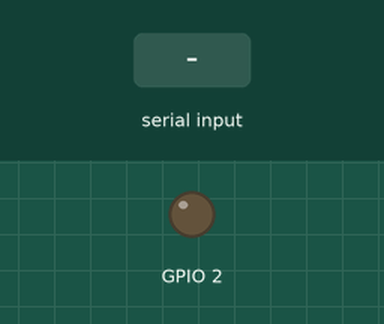
The program below on a simulated ESP32. Parts: output pins drawn as LEDs (lit = HIGH). The test bench sets the inputs (shaded band). What the program prints to the serial monitor is not drawn.

Above: at 1.4 s.
1.5 s: "off\n" received over Serial
At 2.1 s:
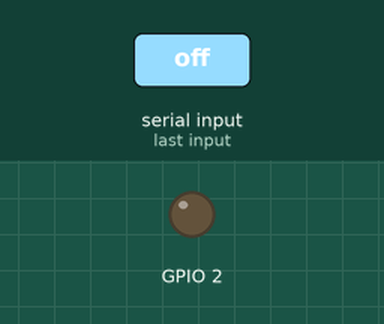
3.0 s: "on\n" received over Serial
At 3.6 s:
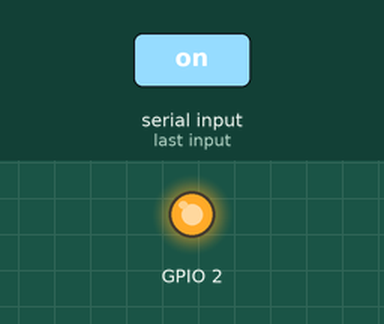
Timing chart, 0 to 13.0 s (numbered marks = the images above; inputs shaded):
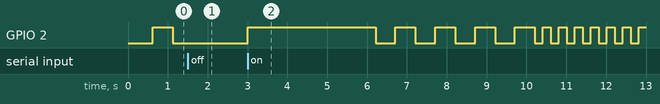

The program:

main.cpp
```cpp
#include <Arduino.h>
#include "LEDStatusIndicator.h"

// สร้าง instance ของ LED Status Indicator (GPIO2)
LEDStatusIndicator statusLED(2);

// ตัวแปรสำหรับเปลี่ยนสถานะทดสอบ
unsigned long lastStatusChangeTime = 0;
unsigned long statusChangeDuration = 5000;  // เปลี่ยนสถานะทุก 5 วินาที
LEDStatus statusSequence[] = {
    LED_OFF,
    LED_IDLE,
    LED_ACTIVE,
    LED_WARNING,
    LED_HEARTBEAT,
    LED_SOS,
    LED_ON,
    LED_OFF
};
uint8_t statusIndex = 0;
const uint8_t statusCount = sizeof(statusSequence) / sizeof(statusSequence[0]);

// ฟังก์ชันแสดงสถานะปัจจุบัน
void printCurrentStatus() {
    Serial.print("[");
    Serial.print(millis() / 1000);
    Serial.print("s] LED Status: ");

    switch (statusLED.getStatus()) {
        case LED_OFF:
            Serial.println("OFF (ปิด)");
            break;
        case LED_ON:
            Serial.println("ON (เปิด)");
            break;
        case LED_IDLE:
            Serial.println("IDLE (รอ - กระพริบช้า 1 วินาที)");
            break;
        case LED_ACTIVE:
            Serial.println("ACTIVE (ทำงาน - กระพริบเร็ว 0.4 วินาที)");
            break;
        case LED_WARNING:
            Serial.println("WARNING (เตือน - กระพริบสตกชัก 0.2 วินาที)");
            break;
        case LED_HEARTBEAT:
            Serial.println("HEARTBEAT (ออนไลน์ - สตรี่หัวใจ)");
            break;
        case LED_SOS:
            Serial.println("SOS (ข้อผิดพลาด - สัญญาณ SOS)");
            break;
        default:
            Serial.println("UNKNOWN");
            break;
    }
}

void setup() {
    Serial.begin(9600);
    while (!Serial); // รอจนกว่า Serial พร้อม

    Serial.println("\n\n=== Smart Device ESP32 - LED Status Indicator ===");
    Serial.println("โปรแกรมควบคุม LED บ่งชี้สถานะ (GPIO2)");
    Serial.println("ใช้ Non-blocking Millis approach\n");

    // ตั้งค่า LED Status Indicator
    statusLED.begin();
    statusLED.setStatus(LED_IDLE);

    printCurrentStatus();
    lastStatusChangeTime = millis();
}

void loop() {
    // อัพเดท LED status (ต้องเรียกทุกรอบ loop)
    statusLED.update();

    // เปลี่ยนสถานะ LED ทุก 5 วินาที เพื่อทดสอบ
    unsigned long currentTime = millis();
    if (currentTime - lastStatusChangeTime >= statusChangeDuration) {
        lastStatusChangeTime = currentTime;

        statusIndex = (statusIndex + 1) % statusCount;
        statusLED.setStatus(statusSequence[statusIndex]);

        printCurrentStatus();
    }

    // ตัวอย่างการตอบสนองต่ออินพุตจากผู้ใช้ผ่าน Serial
    if (Serial.available()) {
        String command = Serial.readStringUntil('\n');
        command.trim();

        Serial.print(">>> Command: ");
        Serial.println(command);

        if (command == "off") {
            statusLED.setStatus(LED_OFF);
            Serial.println("✓ LED OFF");
        } else if (command == "on") {
            statusLED.setStatus(LED_ON);
            Serial.println("✓ LED ON");
        } else if (command == "idle") {
            statusLED.setStatus(LED_IDLE);
            Serial.println("✓ LED IDLE (กระพริบช้า)");
        } else if (command == "active") {
            statusLED.setStatus(LED_ACTIVE);
            Serial.println("✓ LED ACTIVE (กระพริบเร็ว)");
        } else if (command == "warning") {
            statusLED.setStatus(LED_WARNING);
            Serial.println("✓ LED WARNING (กระพริบสตกชัก)");
        } else if (command == "heartbeat") {
            statusLED.setStatus(LED_HEARTBEAT);
            Serial.println("✓ LED HEARTBEAT (สตรี่หัวใจ)");
        } else if (command == "sos") {
            statusLED.setStatus(LED_SOS);
            Serial.println("✓ LED SOS (สัญญาณ SOS)");
        } else if (command == "status") {
            printCurrentStatus();
        } else if (command == "help") {
            Serial.println("\n=== Command Help ===");
            Serial.println("  off       - ปิด LED");
            Serial.println("  on        - เปิด LED");
            Serial.println("  idle      - LED กระพริบช้า (สถานะรอ)");
            Serial.println("  active    - LED กระพริบเร็ว (สถานะทำงาน)");
            Serial.println("  warning   - LED กระพริบสตกชัก (มีปัญหา)");
            Serial.println("  heartbeat - LED สตรี่หัวใจ (ออนไลน์)");
            Serial.println("  sos       - LED สัญญาณ SOS (ข้อผิดพลาดร้ายแรง)");
            Serial.println("  status    - แสดงสถานะปัจจุบัน");
            Serial.println("  help      - แสดงคำสั่งทั้งหมด\n");
        } else {
            Serial.println("✗ Unknown command. Type 'help' for commands.");
        }
    }
}
```

LEDStatusIndicator.h
```cpp
#ifndef LED_STATUS_INDICATOR_H
#define LED_STATUS_INDICATOR_H

#include <Arduino.h>

/**
 * LED Status Indicator Controller
 * ควบคุมการแสดงผลสถานะผ่าน LED โดยใช้ Millis (Non-blocking)
 *
 * GPIO: GPIO2
 * Logic: Active HIGH (HIGH = LED ON)
 */

enum LEDStatus {
    LED_OFF,           // LED ปิด
    LED_ON,            // LED เปิดตลอด
    LED_IDLE,          // กระพริบช้า (0.5 วินาที) - สถานะรอ
    LED_ACTIVE,        // กระพริบเร็ว (0.2 วินาที) - ทำงานอยู่
    LED_WARNING,       // กระพริบสตกชัก (0.1 วินาที) - มีปัญหา
    LED_HEARTBEAT,     // สตรี่จังหวะหัวใจ (2x กระพริบสั้น แล้วหยุด) - ออนไลน์
    LED_SOS            // SOS (···---···) - ข้อผิดพลาดร้ายแรง
};

class LEDStatusIndicator {
private:
    uint8_t ledPin;
    LEDStatus currentStatus;
    unsigned long lastToggleTime;
    bool ledState;
    unsigned long pattern[16];  // สำหรับ SOS pattern
    uint8_t patternIndex;
    unsigned long patternTime;

public:
    /**
     * Constructor
     * @param pin GPIO pin number (default: 2)
     */
    LEDStatusIndicator(uint8_t pin = 2);

    /**
     * ตั้งค่า LED pin ให้เป็น OUTPUT
     */
    void begin();

    /**
     * ตั้งสถานะ LED
     * @param status สถานะที่ต้องการ
     */
    void setStatus(LEDStatus status);

    /**
     * อัพเดตสถานะ LED (เรียก loop() ทุกครั้ง)
     */
    void update();

    /**
     * ปิด LED ทันที
     */
    void turnOff();

    /**
     * เปิด LED ทันที
     */
    void turnOn();

    /**
     * ได้สถานะปัจจุบัน
     */
    LEDStatus getStatus() const;

private:
    /**
     * สลับสถานะ LED
     */
    void toggle();

    /**
     * ปรับเปลี่ยน interval ตามสถานะ
     */
    unsigned long getBlinkInterval(LEDStatus status);

    /**
     * ประมวลผล SOS pattern
     */
    void updateSOSPattern();
};

#endif // LED_STATUS_INDICATOR_H
```

LEDStatusIndicator.cpp
```cpp
#include "LEDStatusIndicator.h"

LEDStatusIndicator::LEDStatusIndicator(uint8_t pin)
    : ledPin(pin), currentStatus(LED_OFF), lastToggleTime(0),
      ledState(false), patternIndex(0), patternTime(0) {
    // เตรียม SOS pattern: 3x dot(100ms) + 3x dash(300ms) + 3x dot(100ms)
    // Dot: 100ms on, 100ms off
    // Dash: 300ms on, 100ms off
    // Space between characters: 300ms
    pattern[0] = 100;   // dot on
    pattern[1] = 100;   // off
    pattern[2] = 100;   // dot on
    pattern[3] = 100;   // off
    pattern[4] = 100;   // dot on
    pattern[5] = 300;   // off (space)
    pattern[6] = 300;   // dash on
    pattern[7] = 100;   // off
    pattern[8] = 300;   // dash on
    pattern[9] = 100;   // off
    pattern[10] = 300;  // dash on
    pattern[11] = 300;  // off (space)
    pattern[12] = 100;  // dot on
    pattern[13] = 100;  // off
    pattern[14] = 100;  // dot on
    pattern[15] = 1000; // off (long pause before repeat)
}

void LEDStatusIndicator::begin() {
    pinMode(ledPin, OUTPUT);
    digitalWrite(ledPin, LOW);  // ปิด LED
}

void LEDStatusIndicator::setStatus(LEDStatus status) {
    if (currentStatus != status) {
        currentStatus = status;
        lastToggleTime = millis();
        patternIndex = 0;
        patternTime = 0;

        // ตั้งค่าเริ่มต้นตามสถานะ
        switch (currentStatus) {
            case LED_OFF:
                digitalWrite(ledPin, LOW);
                ledState = false;
                break;
            case LED_ON:
                digitalWrite(ledPin, HIGH);
                ledState = true;
                break;
            default:
                ledState = false;
                break;
        }
    }
}

void LEDStatusIndicator::update() {
    unsigned long currentTime = millis();

    if (currentStatus == LED_OFF || currentStatus == LED_ON) {
        return;  // ไม่ต้องทำอะไร
    }

    if (currentStatus == LED_SOS) {
        updateSOSPattern();
        return;
    }

    // สำหรับ LED_IDLE, LED_ACTIVE, LED_WARNING, LED_HEARTBEAT
    unsigned long interval = getBlinkInterval(currentStatus);

    if (currentStatus == LED_HEARTBEAT) {
        // สตรี่แบบหัวใจ: 2x กระพริบสั้น แล้วหยุด
        unsigned long beatCycle = 1000;  // รอบ 1 วินาที
        unsigned long timeInCycle = (currentTime - lastToggleTime) % beatCycle;

        if (timeInCycle < 100) {
            digitalWrite(ledPin, HIGH);
        } else if (timeInCycle < 150) {
            digitalWrite(ledPin, LOW);
        } else if (timeInCycle < 250) {
            digitalWrite(ledPin, HIGH);
        } else if (timeInCycle < 300) {
            digitalWrite(ledPin, LOW);
        } else {
            digitalWrite(ledPin, LOW);
        }
    } else {
        // กระพริบปกติ
        if (currentTime - lastToggleTime >= interval) {
            toggle();
            lastToggleTime = currentTime;
        }
    }
}

void LEDStatusIndicator::toggle() {
    ledState = !ledState;
    digitalWrite(ledPin, ledState ? HIGH : LOW);
}

void LEDStatusIndicator::turnOff() {
    digitalWrite(ledPin, LOW);
    ledState = false;
    currentStatus = LED_OFF;
}

void LEDStatusIndicator::turnOn() {
    digitalWrite(ledPin, HIGH);
    ledState = true;
    currentStatus = LED_ON;
}

LEDStatus LEDStatusIndicator::getStatus() const {
    return currentStatus;
}

unsigned long LEDStatusIndicator::getBlinkInterval(LEDStatus status) {
    switch (status) {
        case LED_IDLE:
            return 500;  // กระพริบ 1 วินาที (0.5 on, 0.5 off)
        case LED_ACTIVE:
            return 200;  // กระพริบ 0.4 วินาที (0.2 on, 0.2 off)
        case LED_WARNING:
            return 100;  // กระพริบสตกชัก 0.2 วินาที (0.1 on, 0.1 off)
        case LED_HEARTBEAT:
            return 250;  // สำหรับการคำนวณใน update()
        case LED_SOS:
            return 0;    // ใช้พิเศษใน updateSOSPattern()
        default:
            return 500;
    }
}

void LEDStatusIndicator::updateSOSPattern() {
    unsigned long currentTime = millis();
    unsigned long elapsed = currentTime - patternTime;
    unsigned long patternDuration = pattern[patternIndex];

    if (elapsed >= patternDuration) {
        patternTime = currentTime;
        patternIndex = (patternIndex + 1) % 16;

        // เปิด LED สำหรับ index คู่, ปิด LED สำหรับ index คี่
        if (patternIndex % 2 == 0) {
            digitalWrite(ledPin, HIGH);  // ON
        } else {
            digitalWrite(ledPin, LOW);   // OFF
        }
    }
}
```

Measured:
- after the input at 1.5 s, GPIO 2: stays LOW (without the input it goes to HIGH after 0.12 s)
